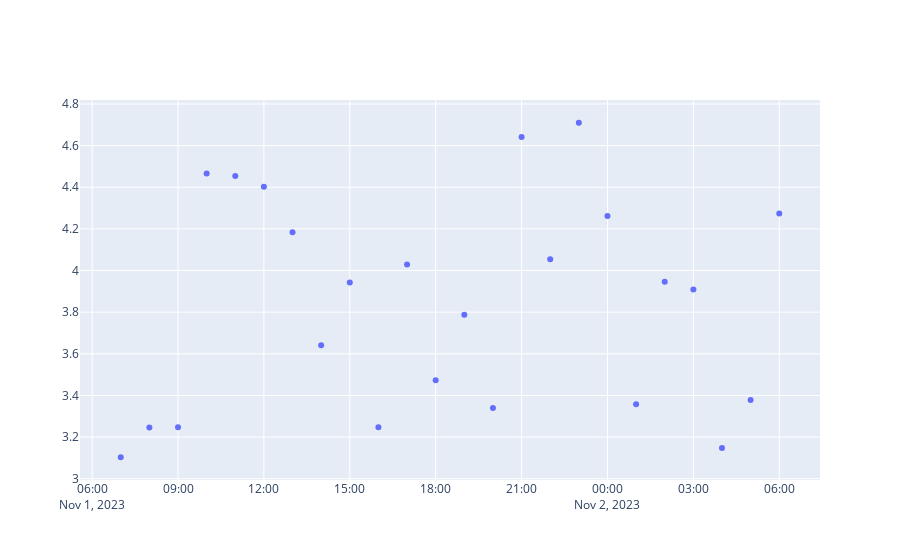

Source (notebook cell):
### Code cell
import plotly.graph_objects as go
fig = go.Figure()

# Add traces
fig.add_trace(go.Scatter(x=futur_24_hours.date_time, y=predictedfutur_24_hours,
                    mode='markers',
                    name='Predicated femman_pm25'))
fig.show()

### Figure 1 — Plotly figure (JSON) as saved in the notebook; plotly's stock layout.template omitted (floating-point values rounded to 4 significant figures)
{"data": [{"mode": "markers", "name": "Predicated femman_pm25", "type": "scatter", "x": ["2023-11-01T07:00:00+00:00", "2023-11-01T08:00:00+00:00", "2023-11-01T09:00:00+00:00", "2023-11-01T10:00:00+00:00", "2023-11-01T11:00:00+00:00", "2023-11-01T12:00:00+00:00", "2023-11-01T13:00:00+00:00", "2023-11-01T14:00:00+00:00", "2023-11-01T15:00:00+00:00", "2023-11-01T16:00:00+00:00", "2023-11-01T17:00:00+00:00", "2023-11-01T18:00:00+00:00", "2023-11-01T19:00:00+00:00", "2023-11-01T20:00:00+00:00", "2023-11-01T21:00:00+00:00", "2023-11-01T22:00:00+00:00", "2023-11-01T23:00:00+00:00", "2023-11-02T00:00:00+00:00", "2023-11-02T01:00:00+00:00", "2023-11-02T02:00:00+00:00", "2023-11-02T03:00:00+00:00", "2023-11-02T04:00:00+00:00", "2023-11-02T05:00:00+00:00", "2023-11-02T06:00:00+00:00"], "y": [3.103, 3.246, 3.247, 4.466, 4.454, 4.403, 4.184, 3.641, 3.942, 3.247, 4.028, 3.473, 3.788, 3.34, 4.641, 4.054, 4.71, 4.262, 3.357, 3.946, 3.909, 3.148, 3.378, 4.273]}], "layout": {"autosize": true, "xaxis": {"autorange": true, "range": ["2023-11-01 05:35:35.1657", "2023-11-02 07:24:24.8343"], "type": "date"}, "yaxis": {"autorange": true, "range": [2.971, 4.842], "type": "linear"}}}
